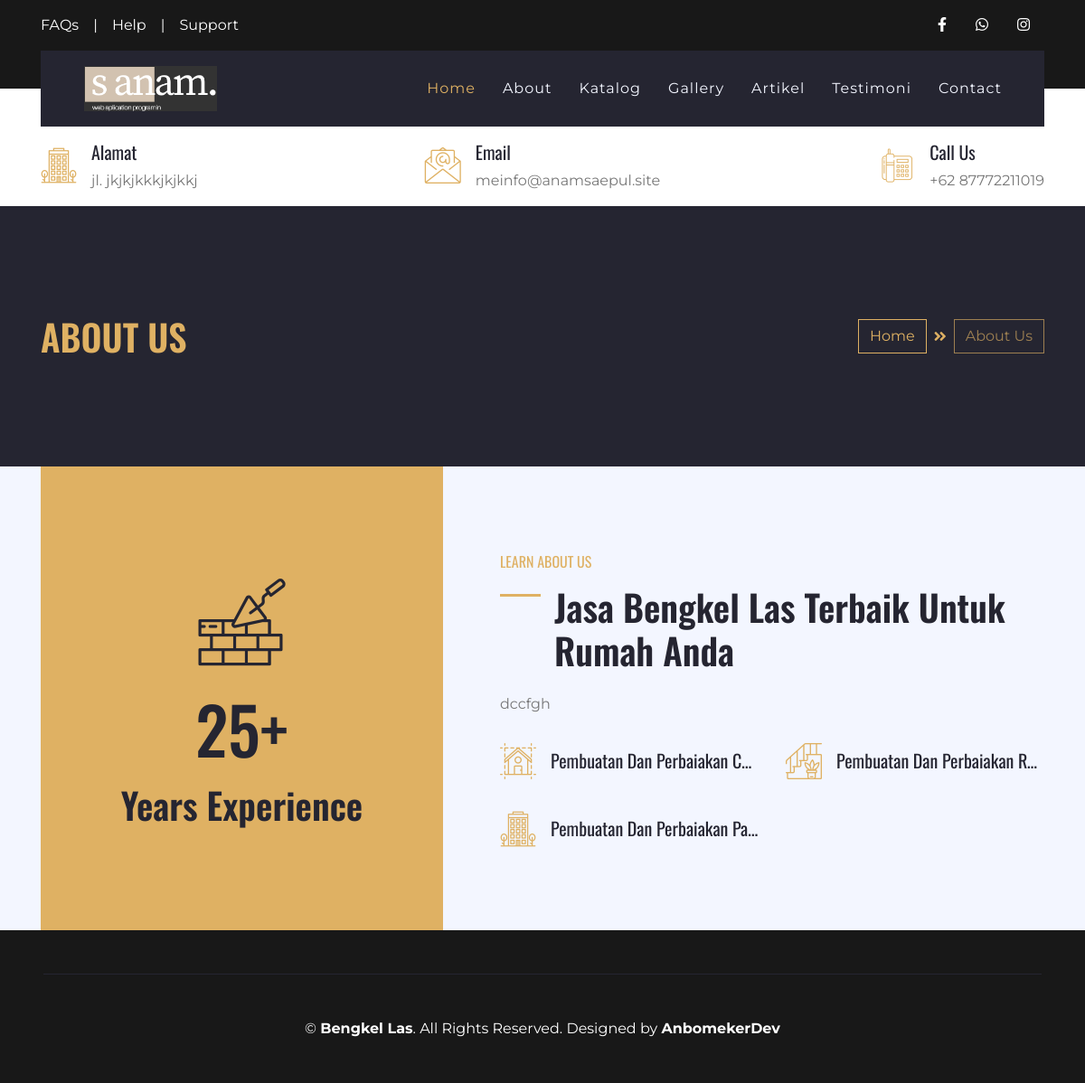
/index.php/about, run on an earlier commit of the app's database.
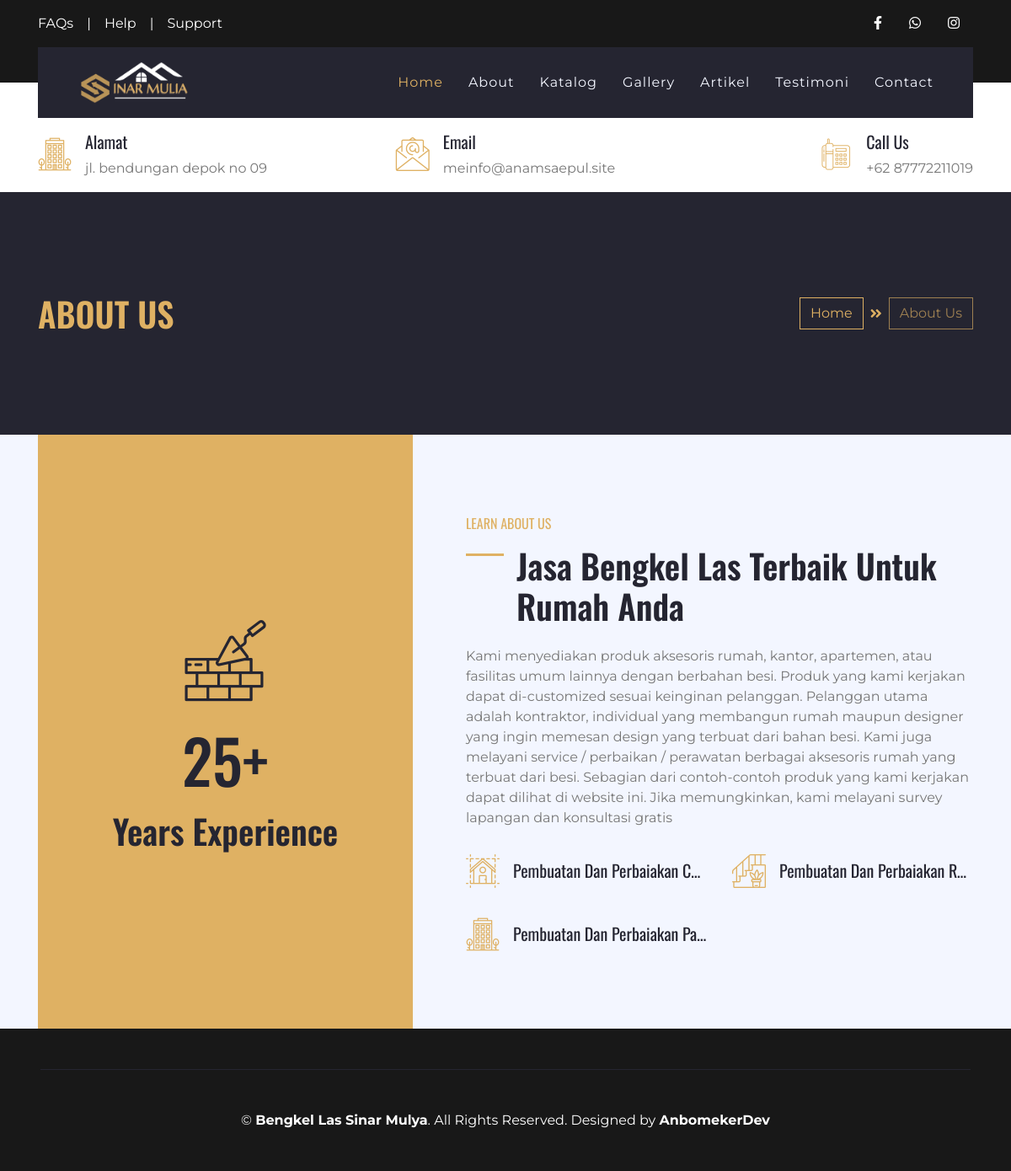
And on a later commit of the database.
### tables this page shows
CREATE TABLE `set_profil`  (
  `profil_id` int(11) NOT NULL AUTO_INCREMENT,
  `nama` varchar(50) NULL DEFAULT NULL,
  `alamat` varchar(100) NULL DEFAULT NULL,
  `deskripsi` text NULL,
  `logo` text NULL,
  `foto` text NULL,
  `kontak_id` int(11) NULL DEFAULT NULL,
  `company_name` varchar(50) NULL DEFAULT NULL,
  `web_url` text NULL,
  PRIMARY KEY (`profil_id`) USING BTREE
);

### application/controllers/About.php (called while the page is built, shortened)
<?php
class About extends CI_Controller
{
    public function __construct()
    {
        $this->load->model('M_about', 'about');
        $this->load->model('admin/Profil_m', 'profil');
        $this->load->library('session');
    }
    public function index()
    {
        $data = [
            'judul' => $this->profil->get_profile('nama'),
            'perusahaan' => $this->profil->get_profile('nama'),
            'logo' => $this->profil->get_profile('logo'),
            'alamat' => $this->profil->get_profile('alamat'),
            'whatsap' => $this->profil->get_kontak('whatsap'),
            'facebook' => $this->profil->get_kontak('facebook'),
            'instagram' => $this->profil->get_kontak('instagram'),
            'email' => $this->profil->get_kontak('email'),
            'telpon' => $this->profil->get_kontak('telpon'),
            'foto' => $this->profil->get_profile('foto'),
            'deskripsi' => $this->profil->get_profile('deskripsi'),
        ];
        $this->load->view('layout/header', $data);
        $this->load->view('layout/navbar', $data);
        $this->load->view('pages/about_v', $data);
        $this->load->view('layout/footer', $data);
    }
}

### index.php (called while the page is built, shortened)
<?php
require_once BASEPATH.'core/CodeIgniter.php';

### application/models/admin/Profil_m.php (called while the page is built, shortened)
<?php
class Profil_m extends CI_Model
{
    public function get_profile($varams)
    {
        $query = $this->db->get('set_profil')->row();
        $data = $query->$varams;
        return $data;
    }
}

### application/views/pages/about_v.php (the view)
<div class="container-fluid bg-secondary py-5">
    <div class="container py-5">
        <div class="row align-items-center py-4">
            <div class="col-md-6 text-center text-md-left">
                <h1 class="mb-4 mb-md-0 text-primary text-uppercase">About Us</h1>
            </div>
            <div class="col-md-6 text-center text-md-right">
                <div class="d-inline-flex align-items-center">
                    <a class="btn btn-outline-primary" href="">Home</a>
                    <i class="fas fa-angle-double-right text-primary mx-2"></i>
                    <a class="btn btn-outline-primary disabled" href="">About Us</a>
                </div>
            </div>
        </div>
    </div>
</div>
<div class="container-fluid bg-light">
    <div class="container">
        <div class="row">
            <div class="col-lg-5">
                <div class="d-flex flex-column align-items-center justify-content-center bg-primary h-100 py-5 px-3">
                    <i class="flaticon-brickwall display-1 font-weight-normal text-secondary mb-3"></i>
                    <h4 class="display-3 mb-3">25+</h4>
                    <h1 class="m-0">Years Experience</h1>
                </div>
            </div>
            <div class="col-lg-7 m-0 my-lg-5 pt-5 pb-5 pb-lg-2 pl-lg-5">
                <h6 class="text-primary font-weight-normal text-uppercase mb-3">Learn About Us</h6>
                <h1 class="mb-4 section-title">Jasa Bengkel Las Terbaik Untuk Rumah Anda</h1>
                <p><?= $deskripsi ?></p>
                <div class="row py-2">
                    <div class="col-sm-6">
                        <div class="d-flex align-items-center mb-4">
                            <h1 class="flaticon-house font-weight-normal text-primary m-0 mr-3"></h1>
                            <h5 class="text-truncate m-0">Pembuatan Dan Perbaiakan Canopy</h5>
                        </div>
                    </div>
                    <div class="col-sm-6">
                        <div class="d-flex align-items-center mb-4">
                            <h1 class="flaticon-stairs font-weight-normal text-primary m-0 mr-3"></h1>
                            <h5 class="text-truncate m-0">Pembuatan Dan Perbaiakan Raling Tangga</h5>
                        </div>
                    </div>
                    <div class="col-sm-6">
                        <div class="d-flex align-items-center mb-4">
                            <h1 class="flaticon-office font-weight-normal text-primary m-0 mr-3"></h1>
                            <h5 class="text-truncate m-0">Pembuatan Dan Perbaiakan Pagar Tralis</h5>
                        </div>
                    </div>
                </div>
            </div>
        </div>
    </div>
</div>

### application/views/layout/header.php (shortened to what this page needs)
<!DOCTYPE html>
<html lang="en">
<head>
    <link href="https://cdnjs.cloudflare.com/ajax/libs/font-awesome/5.10.0/css/all.min.css" rel="stylesheet">
    <link href="<?= base_url() ?>assets/frontend/lib/flaticon/font/flaticon.css" rel="stylesheet">
    <link href="<?= base_url() ?>assets/frontend/lib/owlcarousel/assets/owl.carousel.min.css" rel="stylesheet">
    <link href="<?= base_url() ?>assets/frontend/lib/lightbox/css/lightbox.min.css" rel="stylesheet">
    <link href="<?= base_url() ?>assets/frontend/css/style.css" rel="stylesheet">
    <link rel="stylesheet" type="text/css" href="//cdnjs.cloudflare.com/ajax/libs/toastr.js/latest/toastr.min.css" />
</head>

### application/views/layout/navbar.php (shortened to what this page needs)
<body>
    <div class="container-fluid bg-dark py-3">
        <div class="container">
            <div class="row">
                <div class="col-md-6 text-center text-lg-left mb-2 mb-lg-0">
                    <div class="d-inline-flex align-items-center">
                        <a class="text-white pr-3" href="">FAQs</a>
                        <span class="text-white">|</span>
                        <a class="text-white px-3" href="">Help</a>
                        <span class="text-white">|</span>
                        <a class="text-white pl-3" href="">Support</a>
                    </div>
                </div>
                <div class="col-md-6 text-center text-lg-right">
                    <div class="d-inline-flex align-items-center">
                        <a class="text-white px-3" href="<?= $facebook ?>">
                            <i class="fab fa-facebook-f"></i>
                        </a>
                        <a class="text-white px-3" href="<?= $whatsap ?>">
                            <i class="fab fa-whatsapp"></i>
                        </a>
                        <a class="text-white px-3" href="<?= $instagram ?>">
                            <i class="fab fa-instagram"></i>
                        </a>
                    </div>
                </div>
            </div>
        </div>
    </div>
    <div class="container-fluid position-relative nav-bar p-0">
        <div class="container position-relative" style="z-index: 9;">
            <nav class="navbar navbar-expand-lg bg-secondary navbar-dark py-3 py-lg-0 pl-3 pl-lg-5">
                <a href="" class="navbar-brand">
                    <img src="<?= base_url() ?>assets/upload/logo/<?= $logo ?>" alt="" height="50">
                </a>
                <div class="collapse navbar-collapse justify-content-between px-3" id="navbarCollapse">
                    <div class="navbar-nav ml-auto py-0">
                        <a href="<?= base_url() ?>" class="nav-item nav-link active">Home</a>
                        <a href="<?= base_url('about') ?>" class="nav-item nav-link">About</a>
                        <a href="<?= base_url('katalog') ?>" class="nav-item nav-link">Katalog</a>
                        <a href="<?= base_url('gallery') ?>" class="nav-item nav-link">Gallery</a>
                        <a href="<?= base_url('artikel') ?>" class="nav-item nav-link">Artikel</a>
                        <a href="<?= base_url('testimoni') ?>" class="nav-item nav-link">Testimoni</a>
                        <a href="<?= base_url('contact') ?>" class="nav-item nav-link">Contact</a>
                    </div>
                </div>
            </nav>
        </div>
    </div>
    <div class="container-fluid bg-white py-3">
        <div class="container">
            <div class="row">
                <div class="col-lg-4 text-left mb-3 mb-lg-0">
                    <div class="d-inline-flex text-left">
                        <h1 class="flaticon-office font-weight-normal text-primary m-0 mr-3"></h1>
                        <div class="d-flex flex-column">
                            <h5>Alamat</h5>
                            <p class="m-0"><?= $alamat ?></p>
                        </div>
                    </div>
                </div>
                <div class="col-lg-4 text-left text-lg-center mb-3 mb-lg-0">
                    <div class="d-inline-flex text-left">
                        <h1 class="flaticon-email font-weight-normal text-primary m-0 mr-3"></h1>
                        <div class="d-flex flex-column">
                            <h5>Email</h5>
                            <p class="m-0"><?= $email ?></p>
                        </div>
                    </div>
                </div>
                <div class="col-lg-4 text-left text-lg-right mb-3 mb-lg-0">
                    <div class="d-inline-flex text-left">
                        <h1 class="flaticon-telephone font-weight-normal text-primary m-0 mr-3"></h1>
                        <div class="d-flex flex-column">
                            <h5>Call Us</h5>
                            <p class="m-0">+62 <?= $telpon ?></p>
                        </div>
                    </div>
                </div>
            </div>
        </div>
    </div>

### application/views/layout/footer.php (shortened to what this page needs)
<div class="container-fluid bg-dark text-white py-5 px-sm-3 px-md-5">
    <div class="container border-top border-secondary pt-5">
        <p class="m-0 text-center text-white">
            &copy; <a class="text-white font-weight-bold" href="#"><?= $perusahaan ?></a>. All Rights Reserved. Designed by
            <a class="text-white font-weight-bold" href="https://www.anamsaepul.site">AnbomekerDev</a>
        </p>
    </div>
</div>
</body>
</html>

What changed in the data, as far as the page shows it:
changed set_profil: logo: a different picture; alamat "jl. jkjkjkkkjkjkkj" → "jl. bendungan depok no 09"; deskripsi "dccfgh" → "Kami menyediakan produk aksesoris rumah, kantor, apartemen, atau fasilitas umum lainnya dengan berbahan besi. Produk yang kami kerjakan dapat di-customized sesuai keinginan pelanggan. Pelanggan utama adalah kontraktor, individual yang membangun rumah maupun designer yang ingin memesan design yang terbuat dari bahan besi. Kami juga melayani service / perbaikan / perawatan berbagai aksesoris rumah yang terbuat dari besi. Sebagian dari contoh-contoh produk yang kami kerjakan dapat dilihat di website ini. Jika memungkinkan, kami melayani survey lapangan dan konsultasi gratis"; nama "Bengkel Las" → "Bengkel Las Sinar Mulya"
